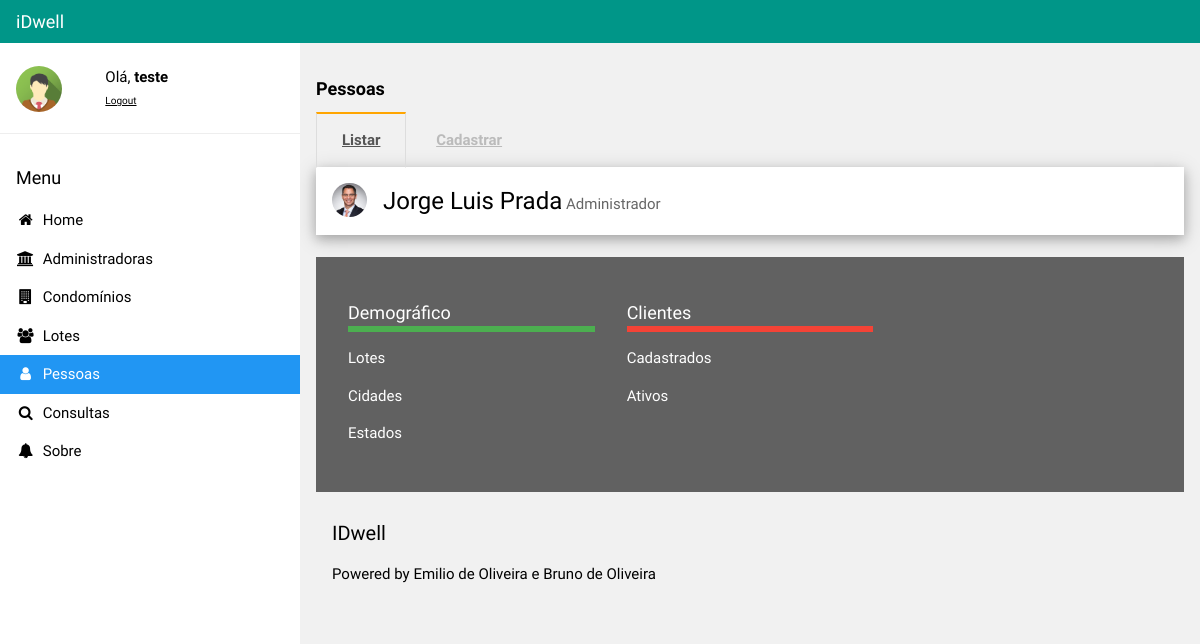
/pessoas.php (signed in), run on the app's committed database.
### tables this page shows
CREATE TABLE `pessoas` (
  `idPessoa` int(10) NOT NULL,
  `cpf` varchar(20) NOT NULL,
  `endereco` varchar(50) NOT NULL,
  `complemento` varchar(50) NOT NULL,
  `numero` varchar(10) NOT NULL,
  `nome` varchar(50) NOT NULL,
  `bairro` varchar(50) NOT NULL,
  `dataNasc` varchar(20) NOT NULL,
  `fotoPessoa` varchar(100) NOT NULL
);

### pessoas.php (the view, shortened to what this page needs)
<!DOCTYPE html>
<html>
    <?php
      $usuario = $_SESSION['login'];
    ?>
<link rel="stylesheet" href="css/ppi-default.css">
<link rel="stylesheet" href="https://cdnjs.cloudflare.com/ajax/libs/font-awesome/4.7.0/css/font-awesome.min.css">
<link rel="stylesheet" href="css/style.css">
<body class="ppi-default-light-grey">
<div class="ppi-default-bar ppi-default-top ppi-default-teal ppi-default-large" style="z-index:4">
  <span class="ppi-default-bar-item ppi-default-left">iDwell</span>
</div>
<nav class="ppi-default-sidebar ppi-default-collapse ppi-default-white ppi-default-animate-left" style="z-index:3;width:300px;" id="mySidebar"><br>
  <div class="ppi-default-container ppi-default-row">
    <div class="ppi-default-col s4">
      <img src="./images/avatar2.png" class="ppi-default-circle ppi-default-margin-right" style="width:46px">
    </div>
    <?php
    print("<div class='ppi-default-col s8 ppi-default-bar'>");
    print("<span>Olá, <strong>$usuario</strong></span><br>");
    print("<span><font size='1'><a href='./logout.php'>Logout</a></font></span></h6><br>");
    print("</div>");
    ?>
  </div>
  <hr>
  <div class="ppi-default-container">
    <h5>Menu</h5>
  </div>
  <div class="ppi-default-bar-block">
    <a href="./index.php" class="ppi-default-bar-item ppi-default-button ppi-default-padding"><i class="fa fa-home fa-fw"></i>  Home</a>
    <a href="./administradoras.php" class="ppi-default-bar-item ppi-default-button ppi-default-padding"><i class="fa fa-bank fa-fw"></i>  Administradoras</a>
    <a href="./condominios.php" class="ppi-default-bar-item ppi-default-button ppi-default-padding"><i class="fa fa-building fa-fw"></i>  Condomínios</a>
    <a href="./lotes.php" class="ppi-default-bar-item ppi-default-button ppi-default-padding"><i class="fa fa-users fa-fw"></i>  Lotes</a>
    <a href="./pessoas.php" class="ppi-default-bar-item ppi-default-button ppi-default-padding ppi-default-blue"><i class="fa fa-user fa-fw"></i>  Pessoas</a>
    <a href="./consultas.php" class="ppi-default-bar-item ppi-default-button ppi-default-padding"><i class="fa fa-search fa-fw"></i>  Consultas</a>
    <a href="./sobre.php" class="ppi-default-bar-item ppi-default-button ppi-default-padding"><i class="fa fa-bell fa-fw"></i>  Sobre</a><br><br>
  </div>
</nav>
<div class="ppi-default-main" style="margin-left:300px;margin-top:43px;">
  <header class="ppi-default-container" style="padding-top:22px">
    <h5><b>Pessoas</b></h5>
  </header>
  <div class="ppi-default-container">
  <div class="middle-menu">
  <label for="tab1"><a href="./pessoas.php">Listar</a></label>
  <label for="tab2"><a href="./cad_pessoa.php">Cadastrar</a></label>
</div>
    <ul class="ppi-default-ul ppi-default-card-4 ppi-default-white">
     <?php
      $ok = conecta_bd() or die ("Não é possível conectar-se ao servidor.");
      $resultado=mysqli_query($ok, "Select * from pessoas;");
      while ($linha=mysqli_fetch_array($resultado)) {
        $Nome=$linha["nome"];
        $Imagem=$linha["fotoPessoa"];
        print("<li class='ppi-default-padding-16'>");
        print("<img src='./images/$Imagem' class='ppi-default-left ppi-default-circle ppi-default-margin-right' style='width:35px'>");
        print("<span class='ppi-default-xlarge'>$Nome</span><span class='ppi-default-opacity ppi-default-medium'> Administrador</span><br>");
        print("</li>");
        print("</ul>");
      }
  ?>
  <br>
  <div class="ppi-default-container ppi-default-dark-grey ppi-default-padding-32">
    <div class="ppi-default-row">
      <div class="ppi-default-container ppi-default-third">
        <h5 class="ppi-default-bottombar ppi-default-border-green">Demográfico</h5>
        <p>Lotes</p>
        <p>Cidades</p>
        <p>Estados</p>
      </div>
      <div class="ppi-default-container ppi-default-third">
        <h5 class="ppi-default-bottombar ppi-default-border-red">Clientes</h5>
        <p>Cadastrados</p>
        <p>Ativos</p>
      </div>
    </div>
  </div>
  <footer class="ppi-default-container ppi-default-padding-16 ppi-default-light-grey">
    <h4>IDwell</h4>
    <p>Powered by Emilio de Oliveira e Bruno de Oliveira</a></p>
  </footer>
  </div>
</body>
</html>

### css/style.css (style rules this page uses)
label { display: inline-block; margin: 0 0 -1px; padding: 15px 25px; font-weight: 600; text-align: center; color: #bbb; border: 1px solid transparent; }
label:before { font-family: fontawesome; font-weight: normal; }
.checked + label { color: #555; border: 1px solid #ddd; border-top: 2px solid orange; border-bottom: 1px solid #fff; }

### pessoas.php (style rules this page uses)
html,body,h1,h2,h3,h4,h5 { font-family: "Raleway", sans-serif }

### data on the page
pessoas: fotoPessoa (picture), nome "Jorge Luis Prada"

### other printed values
$usuario "teste"
